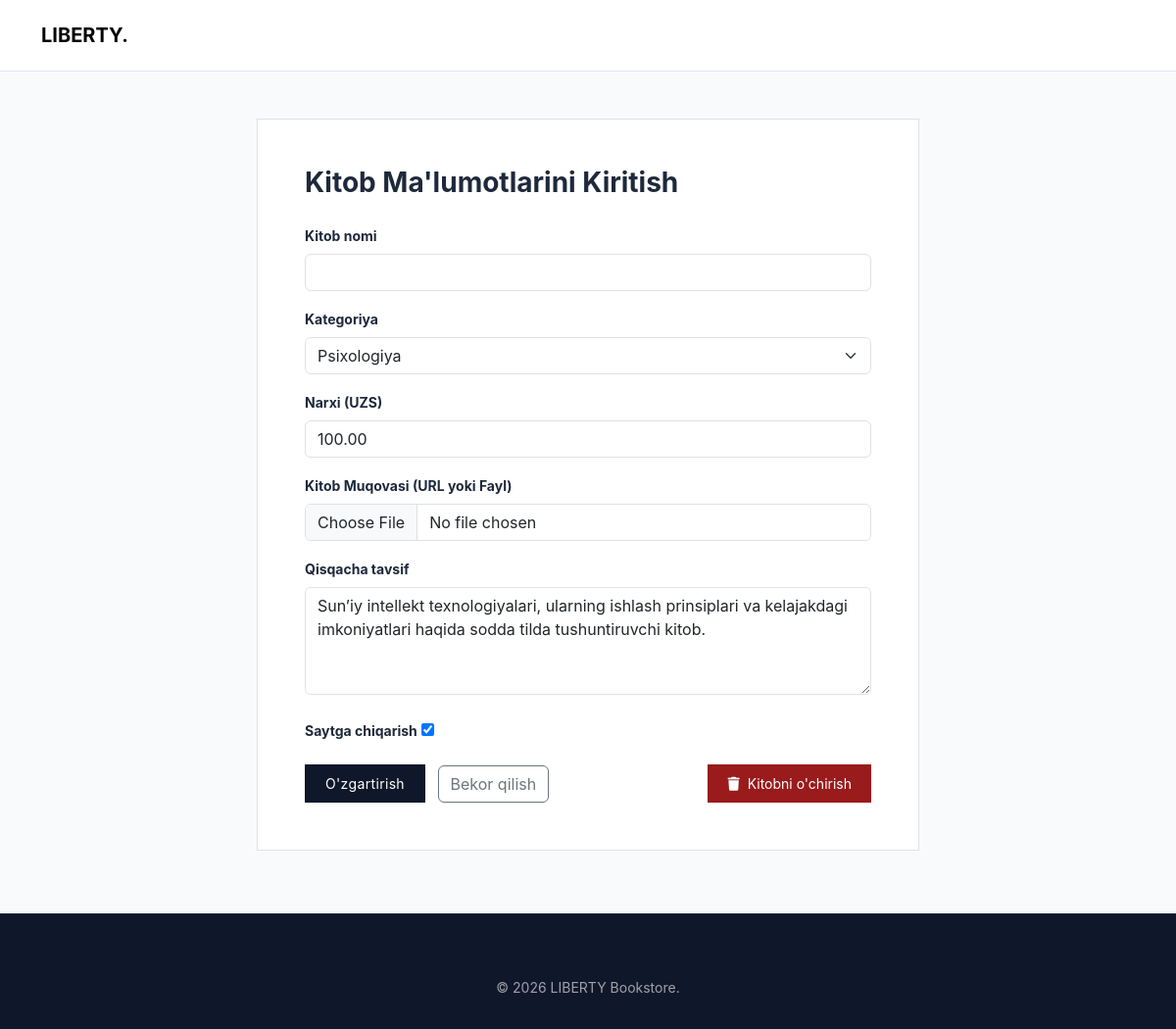
Screenshot of /book/2/update/ (signed in) with the database file from the repository.
### main/models.py (models this page shows, shortened)
class Book(models.Model):
    title = models.CharField(max_length=255)
    introduction = models.TextField(null=True, blank=True)
    price = models.DecimalField(max_digits=10, decimal_places=2)
    image = models.ImageField(upload_to="images/", null=True, blank=True)
    created = models.DateTimeField(auto_now_add=True)
    updated = models.DateTimeField(auto_now=True)
    published = models.BooleanField(default=True)
    category = models.ForeignKey (Category, on_delete=models.CASCADE)
    class Meta:
        ordering = ('-created',)

### main/views.py (the view)
# urls.py: path('book/<int:book_id>/update/', update_book, name='book_update'),
@login_required(login_url='all_books')
def update_book(request, book_id):
    book = get_object_or_404(Book, id=book_id)
    if request.method == "POST":
        form = BookForm(data=request.POST,files=request.FILES,instance=book)
        if form.is_valid():
            form.save()
            messages.success(request, "Muvaffaqiyatli o'zgartirildi")
            return redirect('book_detail', book_id=book.id)
    else:
        form = BookForm(instance=book)
    context = {
        'form': form,
        'book': book,
        'title': "O'zgartirilmoqda: " + book.title
    }
    return render(request, 'main/book-form.html', context)

### main/forms.py (shortened to what this page needs)
class BookForm(forms.ModelForm):
    class Meta:
        model = Book
        fields = '__all__'
        widgets = {
            'title': forms.TextInput(attrs={
                "class": "form-control"
            }),
            'introduction': forms.Textarea(attrs={
                'class': "form-control",
                'rows': 4,
            }),
            'category': forms.Select(attrs={
                "class": "form-select"
            }),
            'price': forms.NumberInput(attrs={
                "class": "form-control"
            }),
            'image': forms.FileInput(attrs={
                'class': "form-control"
            })
        }

### main/models.py (called while the page is built)
    def __str__(self):
        return self.name

### templates/main/book-form.html (shortened to what this page needs)
{% extends 'base.html' %}
{% block header %}
    <nav class="navbar navbar-expand-lg main-navbar">
      <div class="container">
        <a class="navbar-brand fw-bold" href="{% url 'all_books' %}">LIBERTY.</a>
      </div>
    </nav>
{% endblock header %}
{% block main %}
  <main class="container my-5" style="max-width: 700px;">
    <div class="bg-white p-5 border">
      <h3 class="fw-bold mb-4">Kitob Ma'lumotlarini Kiritish</h3>
      <form method="post" enctype="multipart/form-data">
        <div class="mb-3">
          <label class="form-label small fw-bold">Kitob nomi</label>
          <input type="text" class="form-control" name="title">
        </div>
        <div class="mb-3">
          <label class="form-label small fw-bold">Kategoriya</label>
          {{ form.category }}
        </div>
        <div class="mb-3">
          <label class="form-label small fw-bold">Narxi (UZS)</label>
          {{ form.price }}
        </div>
        <div class="mb-3">
          <label class="form-label small fw-bold">Kitob Muqovasi (URL yoki Fayl)</label>
          {{ form.image }}
        </div>
        <div class="mb-4">
          <label class="form-label small fw-bold">Qisqacha tavsif</label>
          {{ form.introduction }}
        </div>
        <div class="mb-3">
          <label class="form-label small fw-bold">Saytga chiqarish</label>
          {{ form.published }}
        </div>
        <div class="d-flex justify-content-between">
          <div>
            <button type="submit" class="custom-btn-primary me-2">
              {% if request.path == '/book/add/' %}
              Saqlash
              {% else %}
              O'zgartirish
              {% endif %}
            </button>
            <a href="{% url 'all_books' %}" class="btn btn-outline-secondary">Bekor qilish</a>
          </div>
          <button type="reset" class="custom-btn-danger"><i class="fa-solid fa-trash me-2"></i>Kitobni o'chirish</button>
        </div>
      </form>
    </div>
  </main>
{% endblock main %}

### staticfiles/css/main.css (style rules this page uses)
:root { --color-slate-900: #0f172a; --color-slate-800: #1e293b; --color-slate-700: #334155; --color-slate-100: #f1f5f9; --color-slate-50: #f8fafc; --color-emerald-700: #047857; --color-emerald-800: #065f46; --color-zinc-400: #a1a1aa; --color-border: #e2e8f0; }
body { font-family: 'Inter', -apple-system, BlinkMacSystemFont, "Segoe UI", Roboto, sans-serif; background-color: var(--color-slate-50); color: var(--color-slate-800); margin: 0; padding: 0; }
a { text-decoration: none; color: inherit; }
.custom-btn-primary { background-color: var(--color-slate-900); color: #ffffff; border: 1px solid var(--color-slate-900); padding: 0.5rem 1.25rem; font-size: 0.875rem; letter-spacing: 0.025em; transition: all 0.2s ease; }
.custom-btn-danger { background-color: #991b1b; color: #ffffff; border: none; padding: 0.5rem 1.25rem; font-size: 0.875rem; }

### staticfiles/css/header-footer.css (style rules this page uses)
.main-navbar { padding: 1rem 0; }

### rows the page displays
Book: category "Psixologiya", price "100.00", introduction "Sun’iy intellekt texnologiyalari, ularning ishlash prinsiplari va kelajakdagi imkoniyatlari haqida sodda tilda tushuntiruvchi kitob.", published "☑"
